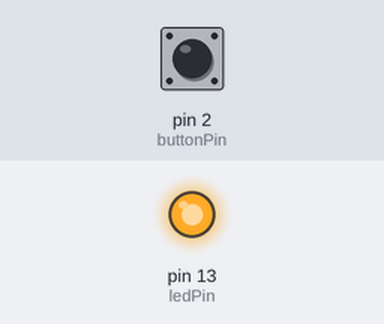
A sketch run on a simulated Arduino Uno, built with avr-gcc and run on an emulated ATmega328P. Shown: output pins drawn as LEDs (lit = HIGH). The inputs (shaded band) are chosen by the test bench; at power-on: pin 2 (buttonPin) HIGH.

Above: at 1.2 s.
1.3 s: pin 2 (buttonPin) pulled LOW for 0.15 s
At 1.37 s:
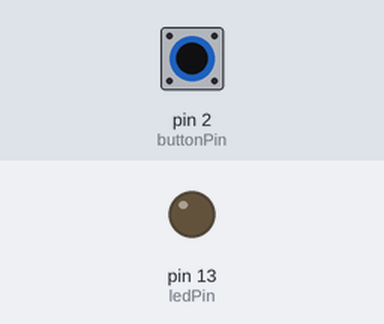
2.9 s: pin 2 (buttonPin) pulled LOW for 3.2 s
At 7.0 s:
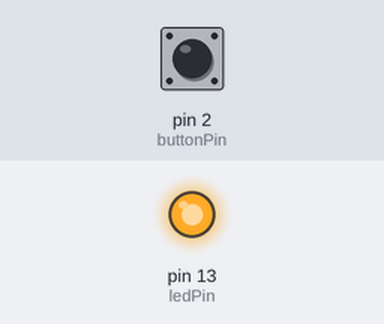
Timing chart, 0 to 8.5 s (numbered marks = the images above; inputs shaded):
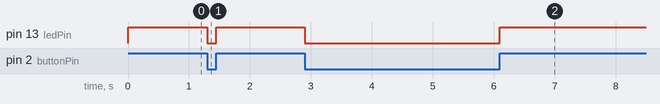

The sketch:

Button.ino
```cpp
const int buttonPin = 2;
const int ledPin = 13;
int buttonState = 0;

void setup() {
  pinMode(ledPin, OUTPUT);
  pinMode(buttonPin, INPUT);
  digitalWrite(buttonPin, 1); // Liga o resistor em pull up
}

void loop() {
  buttonState = digitalRead(buttonPin);
  digitalWrite(ledPin, buttonState);
  if (buttonState == HIGH) {
    digitalWrite(ledPin, HIGH);
  } else {
    digitalWrite(ledPin, LOW);
  }

}
```

Measured:
- after the input at 1.3 s, pin 13 (ledPin): HIGH → LOW at once, → HIGH 0.15 s later
- after the input at 2.9 s, pin 13 (ledPin): HIGH → LOW at once, → HIGH 3.2 s later
